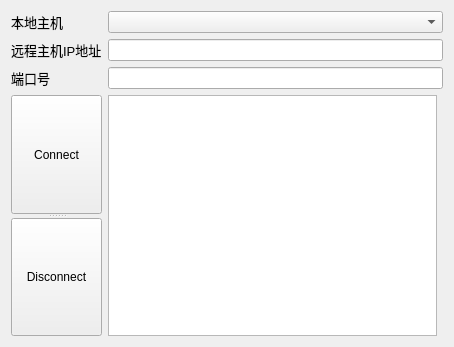
<?xml version="1.0" encoding="UTF-8"?>
<ui version="4.0">
 <class>SocketWidget</class>
 <widget class="QWidget" name="SocketWidget">
  <property name="geometry">
   <rect>
    <x>0</x>
    <y>0</y>
    <width>454</width>
    <height>347</height>
   </rect>
  </property>
  <property name="windowTitle">
   <string>Form</string>
  </property>
  <layout class="QGridLayout" name="gridLayout">
   <item row="0" column="1" colspan="2">
    <widget class="QComboBox" name="comboBox"/>
   </item>
   <item row="2" column="1" colspan="2">
    <widget class="QLineEdit" name="lineEdit_Port"/>
   </item>
   <item row="2" column="0">
    <widget class="QLabel" name="label_2">
     <property name="font">
      <font>
       <pointsize>10</pointsize>
      </font>
     </property>
     <property name="text">
      <string>端口号</string>
     </property>
    </widget>
   </item>
   <item row="0" column="0">
    <widget class="QLabel" name="label_3">
     <property name="font">
      <font>
       <pointsize>10</pointsize>
      </font>
     </property>
     <property name="text">
      <string>本地主机</string>
     </property>
    </widget>
   </item>
   <item row="1" column="0">
    <widget class="QLabel" name="label">
     <property name="font">
      <font>
       <pointsize>10</pointsize>
      </font>
     </property>
     <property name="text">
      <string>远程主机IP地址</string>
     </property>
    </widget>
   </item>
   <item row="1" column="1" colspan="2">
    <widget class="QLineEdit" name="lineEdit_IP"/>
   </item>
   <item row="3" column="0">
    <widget class="QSplitter" name="splitter">
     <property name="orientation">
      <enum>Qt::Vertical</enum>
     </property>
     <widget class="QPushButton" name="Connect">
      <property name="text">
       <string>Connect</string>
      </property>
     </widget>
     <widget class="QPushButton" name="Disconnect">
      <property name="text">
       <string>Disconnect</string>
      </property>
     </widget>
    </widget>
   </item>
   <item row="3" column="1">
    <widget class="QTextBrowser" name="textBrowser_ReceiveText"/>
   </item>
  </layout>
 </widget>
 <resources/>
 <connections/>
</ui>
